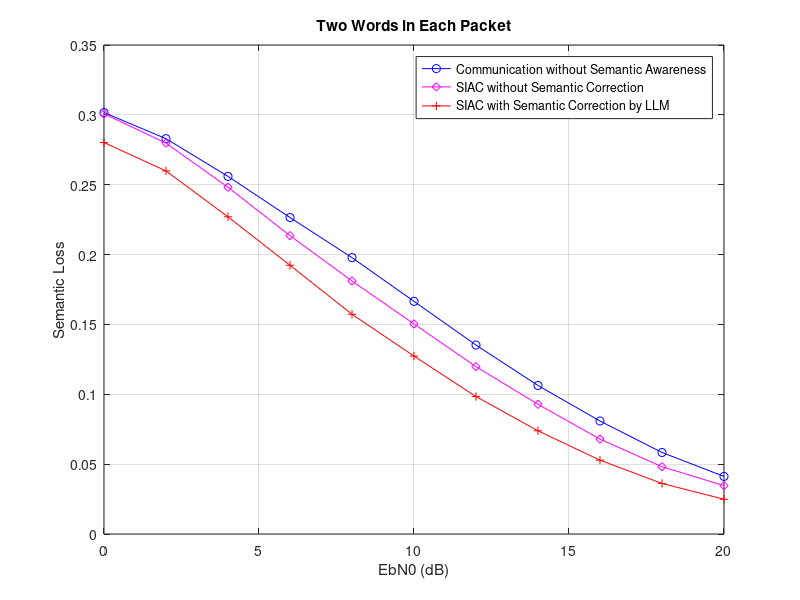
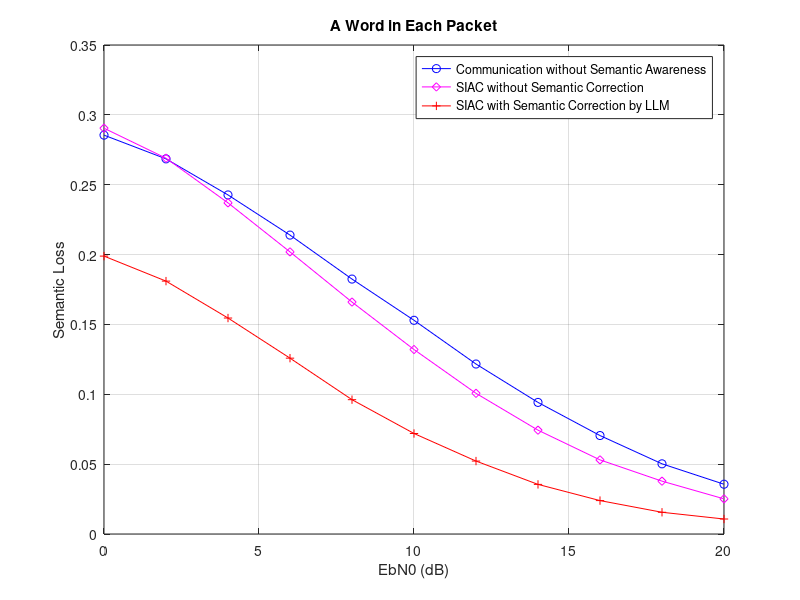

The MATLAB source for these figures, in order:
clc,clear,close all
load data.mat
for i1=1:length(EbN0indB)
SemanticLoss1(i1)=mean(mean(SemanticLoss(:,:,i1)));
SemanticLossM1(i1)=mean(mean(SemanticLossM(:,:,i1)));
SemanticLossLLM1(i1)=mean(mean(SemanticLossLLM(:,:,i1)));
end
plot(EbN0indB,SemanticLossM1,'b-o')
hold on
plot(EbN0indB,SemanticLoss1,'m-d')
plot(EbN0indB,SemanticLossLLM1,'r-+')
hold on


grid on
title('Two Words in Each Packet')
xlabel('EbN0 (dB)')
ylabel('Semantic Loss')
legend('Communication without Semantic Awareness','SIAC without Semantic Correction','SIAC with Semantic Correction by LLM' ,'location','northeast')



load data1.mat
for i1=1:length(EbN0indB)
SemanticLoss1(i1)=mean(mean(SemanticLoss(:,:,i1)));
SemanticLossM1(i1)=mean(mean(SemanticLossM(:,:,i1)));
SemanticLossLLM1(i1)=mean(mean(SemanticLossLLM(:,:,i1)));
end
figure
plot(EbN0indB,SemanticLossM1,'b-o')
hold on

plot(EbN0indB,SemanticLoss1,'m-d')
plot(EbN0indB,SemanticLossLLM1,'r-+')


grid on
title('A Word in Each Packet')
xlabel('EbN0 (dB)')
ylabel('Semantic Loss')
legend('Communication without Semantic Awareness','SIAC without Semantic Correction','SIAC with Semantic Correction by LLM', 'location','northeast')